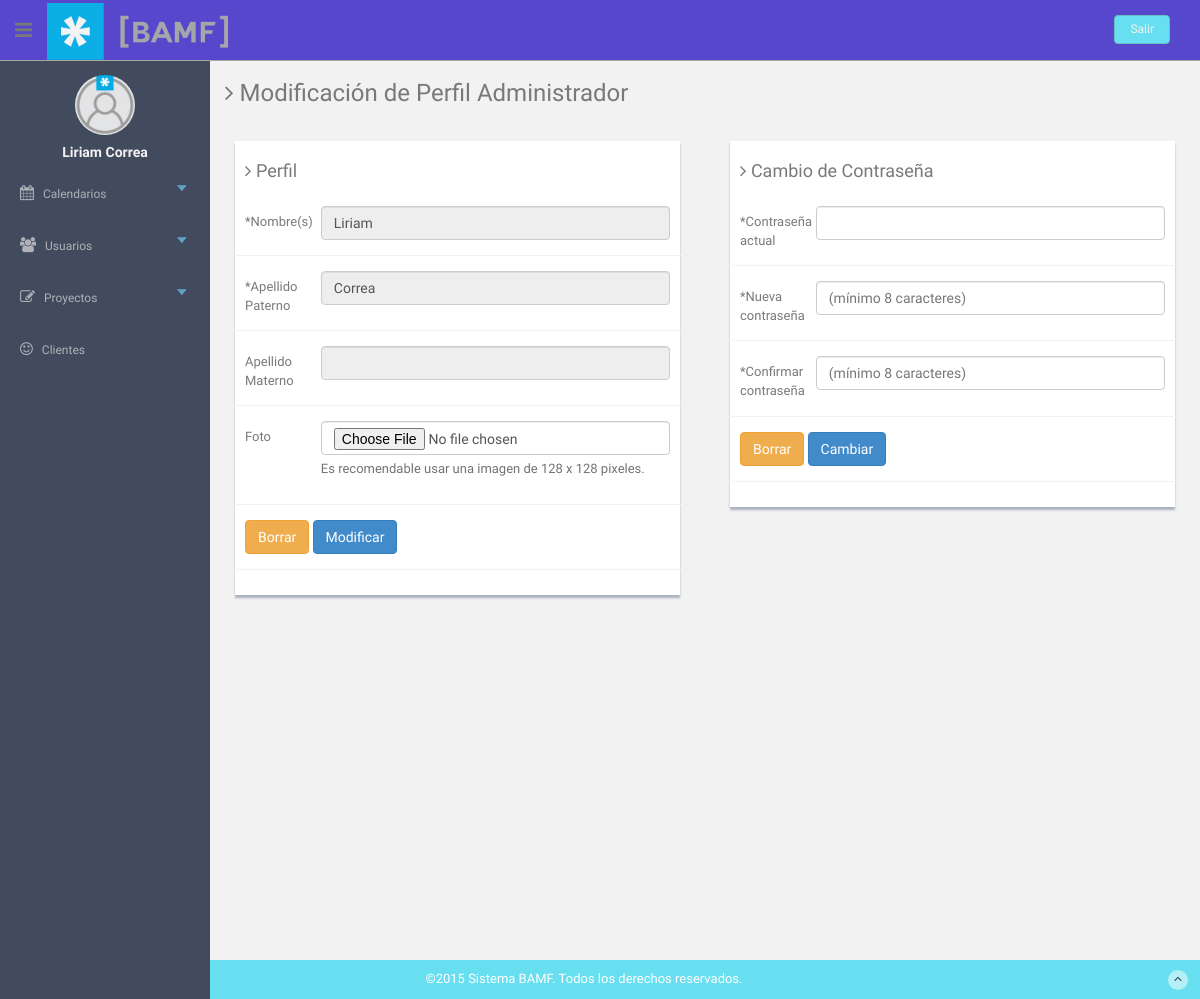
Page /profile.php (signed in) on the committed database.
### tables this page shows
CREATE TABLE `usuario` (
  `correoElectronico` varchar(255) NOT NULL,
  `idtipoUsuario` int(10) UNSIGNED NOT NULL,
  `nombre` varchar(255) NOT NULL,
  `apellidoP` varchar(255) NOT NULL,
  `apellidoM` varchar(255) NOT NULL,
  `contrasena` varchar(255) NOT NULL,
  `foto` varchar(255) DEFAULT NULL,
  `activo` int(10) UNSIGNED NOT NULL DEFAULT '0'
);

### core/init.php (called while the page is built, shortened)
<?php
	require "core/functions/users.php";
	if (logged_in() === true) {
		$session_user_id = $_SESSION['correoElectronico'];
		$user_data = user_data($session_user_id, 'correoElectronico', 'idtipoUsuario', 'nombre', 'apellidoP', 'apellidoM', 'contrasena','foto','activo');
	}
?>

### core/functions/users.php (called while the page is built, shortened)
<?php
function user_data($id_usuario){
	$func_num_args = func_num_args();
	$func_get_args = func_get_args();
	if ($func_num_args > 1){
		unset($func_get_args[0]);
		$fields = '`' . implode('`,  `', $func_get_args) . '`';
		$data =mysql_fetch_assoc(mysql_query("SELECT $fields FROM `usuario` WHERE `correoElectronico` = '$id_usuario'"));
		return $data;
	}
}
?>

### profile.php (the view, shortened to what this page needs)
<!DOCTYPE html>
<html lang="es">
  <?php
    include "includes/html/head.php";
    include "core/init.php";
  ?>
  <body onload="set_interval()" onmousemove="reset_interval()" onclick="reset_interval()" onkeypress="reset_interval()" onscroll="reset_interval()">
  <section id="container" >
      <?php
        include "includes/html/header.php";
        include "includes/html/sideBar.php";
      ?>
      <section id="main-content">
          <section class="wrapper site-min-height">
          	<h3><i class="fa fa-angle-right"></i> Modificación de Perfil Administrador</h3>
          	<div class="row mt">
              <div class="col-lg-6">
                  <div class="form-panel">
                      <h4 class="mb"><i class="fa fa-angle-right"></i> Perfil</h4>
                      <?php
                      if (isset($_GET['exito']) && empty($_GET['exito'])){?>
                        <div class="alert alert-success"><b>¡Genial!</b> Se han modificado sus datos de perfil.</div>
                        <a href="index.php"><button type="button" class="btn btn-primary">Aceptar</button></a>
                      <?php
                        }else{?>
                        <form class="form-horizontal style-form"  method="post" action="" ENCTYPE="multipart/form-data">
                            <div class="form-group">
                                <label class="col-sm-2 col-sm-2 control-label">*Nombre(s)</label>
                                <div class="col-sm-10">
                                    <input type="text" id="disabledInput" class="form-control" value='<?php echo $user_data['nombre'];?>' placeholder='<?php echo $user_data['nombre'];?>' name="nombre"  required="required" onkeypress="validate(event)" disabled>
                                </div>
                            </div>
                            <div class="form-group">
                                <label class="col-sm-2 col-sm-2 control-label">*Apellido Paterno</label>
                                <div class="col-sm-10">
                                    <input type="text" id="disabledInput" class="form-control" value='<?php echo $user_data['apellidoP'];?>' placeholder='<?php echo $user_data['apellidoP'];?>' name="apellidoP" required="required" onkeypress="validate(event)" disabled>
                                </div>
                            </div>
                            <div class="form-group">
                                <label class="col-sm-2 col-sm-2 control-label">Apellido Materno</label>
                                <div class="col-sm-10">
                                    <input type="text" id="disabledInput" class="form-control" value='<?php echo $user_data['apellidoM'];?>'  placeholder='<?php echo $user_data['apellidoM'];?>' name="apellidoM" disabled>
                                </div>
                            </div>
                            <div class="form-group">
                                <label class="col-sm-2 col-sm-2 control-label">Foto</label>
                                <div class="col-sm-10">
                                    <input type="file" class="form-control" value='<?php echo $user_data['apellidoM'];?>' name="fotos">
                                    <span class="help-block">Es recomendable usar una imagen de 128 x 128 pixeles.</span>
                                </div>
                            </div>
                            <div class="form-group">
                              <div class="col-sm-8">
                                <button type="reset" class="btn btn-warning">Borrar</button>
                                <button type="submit" name="enviar" class="btn btn-primary">Modificar</button>
                              </div>
                            </div>
                        </form>
                      <?php
                        }
                      ?>
                  </div>
              </div>
              <div class="col-lg-6">
                  <div class="form-panel">
                      <h4 class="mb"><i class="fa fa-angle-right"></i> Cambio de Contraseña</h4>
                      <?php
                        if (isset($_GET['exitoContra']) && empty($_GET['exitoContra'])){?>
                          <div class="alert alert-success"><b>¡Genial!</b> Se han cambiado su contraseña.</div>
                          <a href="index.php"><button type="button" class="btn btn-primary">Aceptar</button></a>
                        <?php
                          }else{?>
                      <form class="form-horizontal style-form"  method="post" action="" ENCTYPE="multipart/form-data">
                        <div class="form-group">
                            <label class="col-sm-2 col-sm-2 control-label">*Contraseña actual</label>
                            <div class="col-sm-10">
                                <input type="password" class="form-control" name="actual"  required="required">
                            </div>
                        </div>
                        <div class="form-group">
                            <label class="col-sm-2 col-sm-2 control-label">*Nueva contraseña</label>
                            <div class="col-sm-10">
                                <input type="password" class="form-control" name="contra" placeholder="(mínimo 8 caracteres)" required="required">
                            </div>
                        </div>
                        <div class="form-group">
                            <label class="col-sm-2 col-sm-2 control-label">*Confirmar contraseña</label>
                            <div class="col-sm-10">
                                <input type="password" class="form-control" name="confir" placeholder="(mínimo 8 caracteres)" required="required">
                            </div>
                        </div>
                        <div class="form-group">
                          <div class="col-sm-8">
                            <button type="reset" class="btn btn-warning">Borrar</button>
                            <button type="submit" name="cambiar" class="btn btn-primary">Cambiar</button>
                          </div>
                        </div>
                      </form>
                      <?php
                        }
                      ?>
                  </div>
              </div>
            </div>
		      </section>
      </section>
  <?php
    include "includes/html/footer.php";
  ?>
  </section>
  </body>
</html>

### includes/html/sideBar.php (shortened to what this page needs)
<aside>
    <div id="sidebar"  class="nav-collapse ">
        <ul class="sidebar-menu" id="nav-accordion">
        	  <p class="centered">
                <a href="profile.php"><img src="<?php echo$user_data['foto']?>" class="img-circle" width="60"></a></p>
        	  <h5 class="centered"><?php echo $user_data['nombre']." ".$user_data['apellidoP']." ".$user_data['apellidoM'];?></h5>
        	<?php
                if ($user_data['idtipoUsuario'] === '2' || $user_data['idtipoUsuario'] === '1') {?>
                    <li class="sub-menu">
                        <a href="javascript:;" >
                            <i class="fa fa-calendar"></i>
                            <span>Calendarios</span>
                        </a>
                    </li>
                    <li class="sub-menu">
                        <a href="javascript:;" >
                            <i class="fa fa-users"></i>
                            <span>Usuarios</span>
                        </a>
                    </li>
                    <li class="sub-menu">
                        <a href="javascript:;" >
                            <i class="fa fa-pencil-square-o"></i>
                            <span>Proyectos</span>
                        </a>
                    </li>
                    <li>
                        <a href="clientes.php">
                            <i class="fa fa-smile-o"></i>
                            <span>Clientes</span>
                        </a>
                    </li>
            <?php
                }if ($user_data['correoElectronico'] === 'k.garcia@bamf.com.mx') {?>
                    <li class="sub-menu">
                        <a href="javascript:;" >
                            <i class="fa fa-calendar"></i>
                            <span>Calendarios</span>
                        </a>
                        <ul class="sub">
                            <li class="sub-menu">
                                <a href="javascript:;" >
                                    <i class="fa fa-calendar-check-o"></i>
                                    <span>Corporativo</span>
                                </a>
                                <ul class="sub">
                                    <li><a href="calendarCelulaLider.php?var=1">Corporativo</a></li>
                                    <?php
                                        $result = usersBAMFCoorporativoD();
                                        while ($row = mysql_fetch_array($result)) {
                                            if ($row['correoElectronico'] === 'k.garcia@bamf.com.mx') {
                                                echo "";
                                            }else{?>
                                                <li><a  href="calendarLider.php?var=<?=$row['correoElectronico']?>"><?=$row['nombre']?> <?=$row['apellidoP']?> <?=$row['apellidoM']?></a></li>
                                    <?php
                                            }
                                        }
                                    ?>
                                    <?php
                                        $result = usersBAMFCoorporativoP();
                                        while ($row = mysql_fetch_array($result)) {
                                    ?>
                                    <li><a  href="calendarLider.php?var=<?=$row['correoElectronico']?>"><?=$row['nombre']?> <?=$row['apellidoP']?> <?=$row['apellidoM']?></a></li>
                                    <?php
                                        }
                                    ?>
                                </ul>
                            </li>
                        </ul>
                    </li>
                    <li class="mt">
                        <a href="listaProyectosLider.php">
                            <i class="fa fa-pencil-square-o"></i>
                            <span>Lista de Proyectos</span>
                        </a>
                    </li>
            <?php
                }if ($user_data['correoElectronico'] === 'j.galvan@bamf.com.mx') {?>
                    <li class="sub-menu">
                        <a href="javascript:;" >
                            <i class="fa fa-calendar"></i>
                            <span>Calendarios</span>
                        </a>
                        <ul class="sub">
                            <li class="sub-menu">
                                <a href="javascript:;" >
                                    <i class="fa fa-calendar"></i>
                                    <span>Consumo</span>
                                </a>
                                <ul class="sub">
                                    <li><a href="calendarCelulaLider.php?var=0">Consumo</a></li>
                                    <?php
                                        $result = usersBAMFConsumoD();
                                        while ($row = mysql_fetch_array($result)) {
                                            if ($row['correoElectronico'] === 'j.galvan@bamf.com.mx') {
                                                echo "";
                                            }else{?>
                                                <li><a  href="calendarLider.php?var=<?=$row['correoElectronico']?>"><?=$row['nombre']?> <?=$row['apellidoP']?> <?=$row['apellidoM']?></a></li>
                                    <?php
                                            }
                                        }
                                    ?>
                                    <?php
                                        $result = usersBAMFConsumoP();
                                        while ($row = mysql_fetch_array($result)) {
                                    ?>
                                    <li><a  href="calendarLider.php?var=<?=$row['correoElectronico']?>"><?=$row['nombre']?> <?=$row['apellidoP']?> <?=$row['apellidoM']?></a></li>
                                    <?php
                                        }
                                    ?>
                                </ul>
                            </li>
                        </ul>
                    </li>
                    <li class="mt">
                        <a href="listaProyectosLider.php">
                            <i class="fa fa-pencil-square-o"></i>
                            <span>Lista de Proyectos</span>
                        </a>
                    </li>
            <?php
                }if ($user_data['correoElectronico'] === 'p.esparza@bamf.com.mx') {?>
                    <li class="sub-menu">
                        <a href="javascript:;" >
                            <i class="fa fa-calendar"></i>
                            <span>Calendarios</span>
                        </a>
                        <ul class="sub">
                            <li class="sub-menu">
                                <a href="javascript:;" >
                                    <i class="fa fa-calendar-check-o"></i>
                                    <span>Corporativo</span>
                                </a>
                                <ul class="sub">
                                    <li><a href="calendarCelulaLider.php?var=1">Corporativo</a></li>
                                    <?php
                                        $result = usersBAMFCoorporativoD();
                                        while ($row = mysql_fetch_array($result)) {
                                            if ($row['correoElectronico'] === 'p.esparza@bamf.com.mx') {
                                                echo "";
                                            }else{?>
                                                <li><a  href="calendarLider.php?var=<?=$row['correoElectronico']?>"><?=$row['nombre']?> <?=$row['apellidoP']?> <?=$row['apellidoM']?></a></li>
                                    <?php
                                            }
                                        }
                                    ?>
                                    <?php
                                        $result = usersBAMFCoorporativoP();
                                        while ($row = mysql_fetch_array($result)) {
                                    ?>
                                    <li><a  href="calendarLider.php?var=<?=$row['correoElectronico']?>"><?=$row['nombre']?> <?=$row['apellidoP']?> <?=$row['apellidoM']?></a></li>
                                    <?php
                                        }
                                    ?>
                                </ul>
                            </li>
                        </ul>
                    </li>
                    <li class="mt">
                        <a href="listaProyectosLider.php">
                            <i class="fa fa-pencil-square-o"></i>
                            <span>Lista de Proyectos</span>
                        </a>
                    </li>
            <?php
                }
            ?>
        </ul>
    </div>
</aside>

### rows in the picture
usuario: foto (placeholder picture), nombre "Liriam", apellidoP "Correa"
